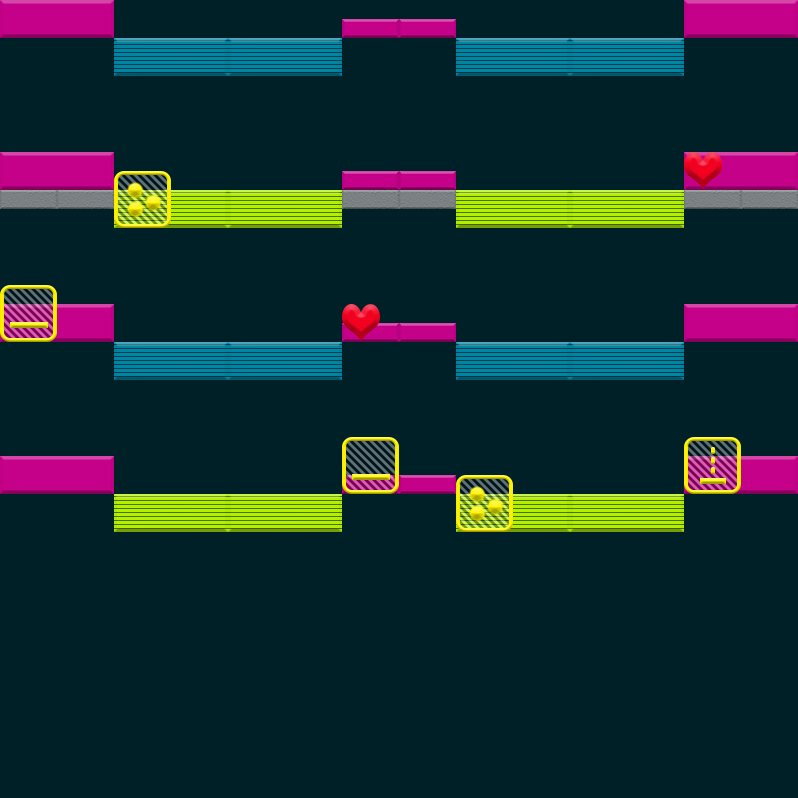

Tiled map render using the project's own tile images. Description and the map definition, with tile-layer contents summarised, below:
An orthogonal 14x42 tile map with 57x19 px tiles, 2 tile layers (Bricks, Powerups), 3 tilesets.

<map version="1.0" tiledversion="1.0.3" orientation="orthogonal" renderorder="left-up" width="14" height="42" tilewidth="57" tileheight="19" backgroundcolor="#002028" nextobjectid="15">
 <properties>
  <property name="FinalBallSpeedPercentageIncrease" type="int" value="25" />
 </properties>
 <tileset firstgid="1" name="Bricks" tilewidth="114" tileheight="38" tilecount="18" columns="0">
  <tile id="0">
   <properties>
    <property name="HitsToDestroy" type="int" value="1" />
   </properties>
   <image width="114" height="38" source="../../../../SourceImages/Game/Brick-A1.png" />
  </tile>
  <tile id="1">
   <properties>
    <property name="HitsToDestroy" type="int" value="2" />
   </properties>
   <image width="114" height="38" source="../../../../SourceImages/Game/Brick-A2.png" />
  </tile>
  <tile id="2">
   <properties>
    <property name="HitsToDestroy" type="int" value="1" />
   </properties>
   <image width="114" height="38" source="../../../../SourceImages/Game/Brick-B1.png" />
  </tile>
  <tile id="3">
   <properties>
    <property name="HitsToDestroy" type="int" value="2" />
   </properties>
   <image width="114" height="38" source="../../../../SourceImages/Game/Brick-B2.png" />
  </tile>
  <tile id="4">
   <properties>
    <property name="HitsToDestroy" type="int" value="1" />
   </properties>
   <image width="114" height="38" source="../../../../SourceImages/Game/Brick-C1.png" />
  </tile>
  <tile id="5">
   <properties>
    <property name="HitsToDestroy" type="int" value="2" />
   </properties>
   <image width="114" height="38" source="../../../../SourceImages/Game/Brick-C2.png" />
  </tile>
  <tile id="6">
   <properties>
    <property name="HitsToDestroy" type="int" value="1" />
   </properties>
   <image width="114" height="38" source="../../../../SourceImages/Game/Brick-D1.png" />
  </tile>
  <tile id="7">
   <properties>
    <property name="HitsToDestroy" type="int" value="2" />
   </properties>
   <image width="114" height="38" source="../../../../SourceImages/Game/Brick-D2.png" />
  </tile>
  <tile id="8">
   <properties>
    <property name="HitsToDestroy" type="int" value="-1" />
   </properties>
   <image width="114" height="38" source="../../../../SourceImages/Game/Brick-E1.png" />
  </tile>
  <tile id="9">
   <properties>
    <property name="HitsToDestroy" type="int" value="1" />
   </properties>
   <image width="57" height="19" source="../../../../SourceImages/Game/SmallBrick-A1.png" />
  </tile>
  <tile id="10">
   <properties>
    <property name="HitsToDestroy" type="int" value="2" />
   </properties>
   <image width="57" height="19" source="../../../../SourceImages/Game/SmallBrick-A2.png" />
  </tile>
  <tile id="11">
   <properties>
    <property name="HitsToDestroy" type="int" value="1" />
   </properties>
   <image width="57" height="19" source="../../../../SourceImages/Game/SmallBrick-B1.png" />
  </tile>
  <tile id="12">
   <properties>
    <property name="HitsToDestroy" type="int" value="2" />
   </properties>
   <image width="57" height="19" source="../../../../SourceImages/Game/SmallBrick-B2.png" />
  </tile>
  <tile id="14">
   <properties>
    <property name="HitsToDestroy" type="int" value="1" />
   </properties>
   <image width="57" height="19" source="../../../../SourceImages/Game/SmallBrick-C1.png" />
  </tile>
  <tile id="15">
   <properties>
    <property name="HitsToDestroy" type="int" value="2" />
   </properties>
   <image width="57" height="19" source="../../../../SourceImages/Game/SmallBrick-C2.png" />
  </tile>
  <tile id="16">
   <properties>
    <property name="HitsToDestroy" type="int" value="1" />
   </properties>
   <image width="57" height="19" source="../../../../SourceImages/Game/SmallBrick-D1.png" />
  </tile>
  <tile id="17">
   <properties>
    <property name="HitsToDestroy" type="int" value="2" />
   </properties>
   <image width="57" height="19" source="../../../../SourceImages/Game/SmallBrick-D2.png" />
  </tile>
  <tile id="18">
   <properties>
    <property name="HitsToDestroy" type="int" value="-1" />
   </properties>
   <image width="57" height="19" source="../../../../SourceImages/Game/SmallBrick-E1.png" />
  </tile>
 </tileset>
 <tileset firstgid="20" name="Powerups" tilewidth="57" tileheight="57" tilecount="6" columns="0">
  <tile id="0">
   <properties>
    <property name="PowerupType" type="int" value="3" />
   </properties>
   <image width="57" height="57" source="../../../../SourceImages/Game/PowerupFireball.png" />
  </tile>
  <tile id="1">
   <properties>
    <property name="PowerupType" type="int" value="1" />
   </properties>
   <image width="57" height="57" source="../../../../SourceImages/Game/PowerupLargerPaddle.png" />
  </tile>
  <tile id="2">
   <properties>
    <property name="PowerupType" type="int" value="2" />
   </properties>
   <image width="57" height="57" source="../../../../SourceImages/Game/PowerupMultiBall.png" />
  </tile>
  <tile id="3">
   <properties>
    <property name="PowerupType" type="int" value="4" />
   </properties>
   <image width="57" height="57" source="../../../../SourceImages/Game/PowerupBullets.png" />
  </tile>
  <tile id="4">
   <properties>
    <property name="PowerupType" type="int" value="5" />
   </properties>
   <image width="57" height="57" source="../../../../SourceImages/Game/PowerupRockets.png" />
  </tile>
  <tile id="5">
   <properties>
    <property name="PowerupType" type="int" value="6" />
   </properties>
   <image width="38" height="38" source="../../../../SourceImages/Game/LifeUp.png" />
  </tile>
 </tileset>
 <tileset firstgid="26" name="Wormholes" tilewidth="57" tileheight="57" tilecount="2" columns="0">
  <tile id="2">
   <image width="57" height="57" source="../../../../SourceImages/Game/WormholeIn.png" />
  </tile>
  <tile id="3">
   <image width="57" height="57" source="../../../../SourceImages/Game/WormholeOut.png" />
  </tile>
 </tileset>
 <layer name="Bricks" width="14" height="42">
  <data>[588 cells, 38 non-empty, 5 distinct tile ids]</data>
 </layer>
 <layer name="Powerups" width="14" height="42">
  <data>[588 cells, 7 non-empty, 4 distinct tile ids]</data>
 </layer>
 <objectgroup name="Wormholes" />
</map>
